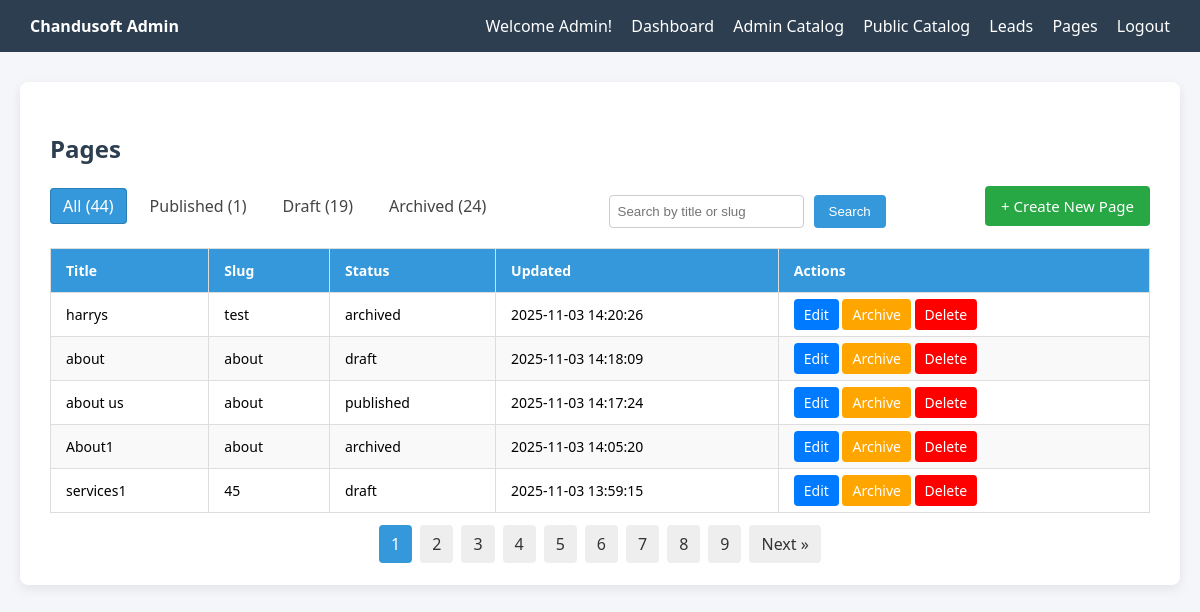
Screenshot of /pages.php (signed in) with the database file from the repository.
### tables this page shows
CREATE TABLE `pages` (
  `id` int NOT NULL AUTO_INCREMENT,
  `title` varchar(255) DEFAULT NULL,
  `slug` varchar(255) DEFAULT NULL,
  `status` enum('published','draft','archived') DEFAULT NULL,
  `updated_at` datetime DEFAULT NULL,
  `content_html` text,
  `meta_json` json DEFAULT NULL,
  PRIMARY KEY (`id`)
);

### pages.php (the view, shortened to what this page needs)
<?php
require 'db.php';
$user = $_SESSION['user'];
$role = $user['role'] ?? 'user';
$statusFilter = $_GET['status'] ?? 'all';
$searchTerm = trim($_GET['search'] ?? '');
$page = isset($_GET['page']) ? max(1, intval($_GET['page'])) : 1;
$limit = 5;
$offset = ($page - 1) * $limit;
$statusCounts = [
    'all' => 0,
    'Published' => 0,
    'Draft' => 0,
    'Archived' => 0
];
$countSql = "SELECT LOWER(status) AS status, COUNT(*) AS cnt FROM pages GROUP BY LOWER(status)";
$countStmt = $pdo->query($countSql);
while ($row = $countStmt->fetch(PDO::FETCH_ASSOC)) {
    $key = ucfirst(strtolower($row['status']));
    if (isset($statusCounts[$key])) {
        $statusCounts[$key] = $row['cnt'];
    }
}
$totalCountStmt = $pdo->query("SELECT COUNT(*) FROM pages");
$statusCounts['all'] = $totalCountStmt->fetchColumn();
$where = "1=1";
$params = [];
$countStmt = $pdo->prepare("SELECT COUNT(*) FROM pages WHERE $where");
$countStmt->execute($params);
$totalRecords = $countStmt->fetchColumn();
$totalPages = ceil($totalRecords / $limit);
$sql = "SELECT * FROM pages WHERE $where ORDER BY updated_at DESC LIMIT $limit OFFSET $offset";
$stmt = $pdo->prepare($sql);
$stmt->execute($params);
$pages = $stmt->fetchAll(PDO::FETCH_ASSOC);
?>
<!DOCTYPE html>
<html>
<head>
</head>
<body>
<div class="navbar">
  <div><strong>Chandusoft Admin</strong></div>
  <div>
    <span>Welcome <?= htmlspecialchars(ucfirst($role)) ?>!</span>
    <a href="dashboard.php">Dashboard</a>
    <?php if ($role === 'admin'): ?>
        <a href="admin/catalog.php">Admin Catalog</a>
          <a href="public/catalog.php">Public Catalog</a>
    <?php elseif ($role === 'editor'): ?>
        <a href="public/catalog.php">Public Catalog</a>
    <?php endif; ?>
    <a href="admin-leads.php">Leads</a>
    <a href="pages.php">Pages</a>
    <a href="logout.php">Logout</a>
  </div>
</div>
<div class="container">
    <h2>Pages</h2>
    <div class="top-bar">
        <div class="filters">
            <?php
            $statuses = [
                'all' => 'All',
                'Published' => 'Published',
                'Draft' => 'Draft',
                'Archived' => 'Archived'
            ];
            foreach ($statuses as $key => $label):
                $active = (strtolower($statusFilter) === strtolower($key)) ? 'active' : '';
                $count = $statusCounts[$key] ?? 0;
                $url = "pages.php?status=" . urlencode($key) . ($searchTerm ? "&search=" . urlencode($searchTerm) : '');
                echo "<a class='$active' href='$url'>{$label} ({$count})</a>";
            endforeach;
            ?>
        </div>
        <form method="get" class="search-form">
            <input type="text" name="search" value="<?= htmlspecialchars($searchTerm) ?>" placeholder="Search by title or slug" />
            <button type="submit">Search</button>
        </form>
        <a href="create.php" class="create-btn">+ Create New Page</a>
    </div>
    <table>
        <thead>
        <tr>
            <th>Title</th>
            <th>Slug</th>
            <th>Status</th>
            <th>Updated</th>
            <th>Actions</th>
        </tr>
        </thead>
        <tbody>
        <?php if ($pages): ?>
            <?php foreach ($pages as $page): ?>
                <tr>
                    <td><?= htmlspecialchars($page['title']) ?></td>
                    <td><?= htmlspecialchars($page['slug']) ?></td>
                    <td><?= htmlspecialchars($page['status']) ?></td>
                    <td><?= htmlspecialchars($page['updated_at']) ?></td>
                    <td>
                        <a class="btn btn-edit" href="edit-page.php?id=<?= $page['id'] ?>">Edit</a>
                        <?php if ($role === 'admin'): ?>
                            <a class="btn btn-archive" href="archive-page.php?id=<?= $page['id'] ?>">Archive</a>
                            <a class="btn btn-delete" href="delete-page.php?id=<?= $page['id'] ?>" onclick="return confirm('Are you sure you want to delete this page?');">Delete</a>
                        <?php endif; ?>
                    </td>
                </tr>
            <?php endforeach; ?>
        <?php else: ?>
            <tr><td colspan="5">No pages found.</td></tr>
        <?php endif; ?>
        </tbody>
    </table>
    <div class="pagination">
        <?php if ($totalPages > 1): ?>
            <?php
            $baseUrl = "pages.php?status=" . urlencode($statusFilter);
            if ($page > 1) {
                $page = 1;
            }
            for ($i = 1; $i <= $totalPages; $i++) {
                $activeClass = ($i == $page) ? 'active' : '';
                echo '<a class="' . $activeClass . '" href="' . $baseUrl . '&page=' . $i . '">' . $i . '</a>';
            }
            if ($page < $totalPages) {
                echo '<a href="' . $baseUrl . '&page=' . ($page + 1) . '">Next &raquo;</a>';
            }
            ?>
        <?php endif; ?>
    </div>
</div>
</body>
</html>

### pages.php (style rules this page uses)
body { font-family: 'Segoe UI', sans-serif; background-color: #f4f6fa; margin: 0; padding: 0; }
.navbar { background-color: #2c3e50; padding: 15px 30px; display: flex; justify-content: space-between; align-items: center; color: white; }
.navbar a { color: white; margin-left: 15px; text-decoration: none; }
.container { max-width: 1100px; margin: 30px auto; background: white; padding: 30px; border-radius: 8px; box-shadow: 0 4px 12px rgba(0, 0, 0, 0.08); }
h2 { color: #2c3e50; margin-bottom: 20px; }
.top-bar { display: flex; flex-wrap: wrap; justify-content: space-between; align-items: center; margin-bottom: 20px; }
.filters a { margin-right: 10px; padding: 6px 12px; text-decoration: none; color: #444; font-weight: 500; border-radius: 4px; border: 1px solid transparent; transition: all 0.3s ease; }
.filters a.active { background-color: #3498db; color: white; border-color: #2980b9; }
form.search-form { display: flex; gap: 10px; margin-top: 10px; }
form.search-form input[type="text"] { padding: 8px; border: 1px solid #ccc; border-radius: 4px; }
form.search-form button { padding: 8px 15px; background: #3498db; color: white; border: none; border-radius: 4px; }
.create-btn { background-color: #28a745; color: white; padding: 10px 16px; border: none; border-radius: 4px; text-decoration: none; font-size: 15px; }
table { width: 100%; border-collapse: collapse; margin-top: 20px; }
table thead { background-color: #3498db; color: white; }
th, td { padding: 12px 15px; border: 1px solid #ddd; text-align: left; font-size: 14px; }
tr:nth-child(even) { background-color: #f9f9f9; }
.btn { padding: 6px 10px; border-radius: 4px; font-size: 14px; border: none; cursor: pointer; text-decoration: none; }
.btn-edit { background-color: #007bff; color: white; }
.btn-archive { background-color: orange; color: white; }
.btn-delete { background-color: red; color: white; }
.pagination { margin-top: 20px; text-align: center; }
.pagination a { padding: 8px 12px; margin: 0 4px; text-decoration: none; background: #eee; color: #333; border-radius: 4px; }
.pagination a.active { background: #3498db; color: white; }

### rows the page displays
pages: title "harrys", slug "test", status "archived", updated_at "2025-11-03 14:20:26"
pages: title "about", slug "about", status "draft", updated_at "2025-11-03 14:18:09"
pages: title "about us", slug "about", status "published", updated_at "2025-11-03 14:17:24"
pages: title "About1", slug "about", status "archived", updated_at "2025-11-03 14:05:20"
pages: title "services1", slug "45", status "draft", updated_at "2025-11-03 13:59:15"

### other values shown
$role "Admin"
$label "All"
$count "44"
$label "Published"
$count "1"
$label "Draft"
$count "19"
$label "Archived"
$count "24"
